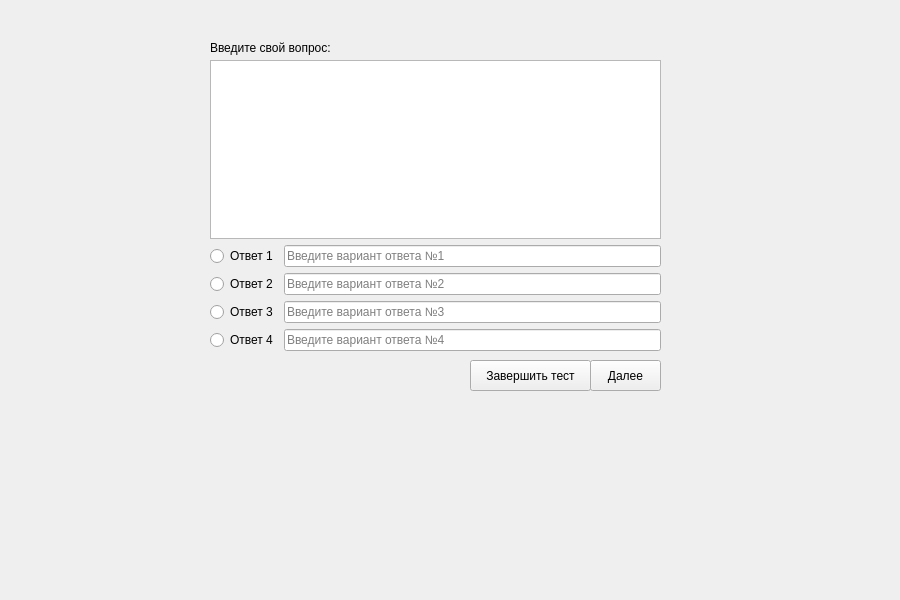
<?xml version="1.0" encoding="UTF-8"?>
<ui version="4.0">
 <class>Form</class>
 <widget class="QWidget" name="Form">
  <property name="geometry">
   <rect>
    <x>0</x>
    <y>0</y>
    <width>900</width>
    <height>600</height>
   </rect>
  </property>
  <property name="windowTitle">
   <string>Form</string>
  </property>
  <widget class="QPushButton" name="Further_btn">
   <property name="geometry">
    <rect>
     <x>590</x>
     <y>360</y>
     <width>71</width>
     <height>31</height>
    </rect>
   </property>
   <property name="text">
    <string>Далее</string>
   </property>
  </widget>
  <widget class="QPushButton" name="exit_bnt">
   <property name="geometry">
    <rect>
     <x>470</x>
     <y>360</y>
     <width>121</width>
     <height>31</height>
    </rect>
   </property>
   <property name="text">
    <string>Завершить тест</string>
   </property>
  </widget>
  <widget class="QWidget" name="gridLayoutWidget">
   <property name="geometry">
    <rect>
     <x>210</x>
     <y>60</y>
     <width>451</width>
     <height>291</height>
    </rect>
   </property>
   <layout class="QGridLayout" name="gridLayout">
    <item row="3" column="0">
     <widget class="QRadioButton" name="option2">
      <property name="text">
       <string>Ответ 2</string>
      </property>
     </widget>
    </item>
    <item row="2" column="0">
     <widget class="QRadioButton" name="option1">
      <property name="text">
       <string>Ответ 1</string>
      </property>
     </widget>
    </item>
    <item row="4" column="0">
     <widget class="QRadioButton" name="option3">
      <property name="text">
       <string>Ответ 3</string>
      </property>
     </widget>
    </item>
    <item row="3" column="1">
     <widget class="QLineEdit" name="answer2">
      <property name="placeholderText">
       <string>Введите вариант ответа №2</string>
      </property>
     </widget>
    </item>
    <item row="5" column="0">
     <widget class="QRadioButton" name="option4">
      <property name="text">
       <string>Ответ 4</string>
      </property>
     </widget>
    </item>
    <item row="2" column="1">
     <widget class="QLineEdit" name="answer1">
      <property name="placeholderText">
       <string>Введите вариант ответа №1</string>
      </property>
     </widget>
    </item>
    <item row="4" column="1">
     <widget class="QLineEdit" name="answer3">
      <property name="placeholderText">
       <string>Введите вариант ответа №3</string>
      </property>
     </widget>
    </item>
    <item row="5" column="1">
     <widget class="QLineEdit" name="answer4">
      <property name="placeholderText">
       <string>Введите вариант ответа №4</string>
      </property>
     </widget>
    </item>
    <item row="0" column="0" rowspan="2" colspan="2">
     <widget class="QPlainTextEdit" name="plainTextEdit">
      <property name="plainText">
       <string/>
      </property>
      <property name="placeholderText">
       <string>Введите вопрос</string>
      </property>
     </widget>
    </item>
   </layout>
  </widget>
  <widget class="QLabel" name="label">
   <property name="geometry">
    <rect>
     <x>210</x>
     <y>40</y>
     <width>451</width>
     <height>16</height>
    </rect>
   </property>
   <property name="text">
    <string>Введите свой вопрос:</string>
   </property>
  </widget>
 </widget>
 <resources/>
 <connections/>
</ui>
